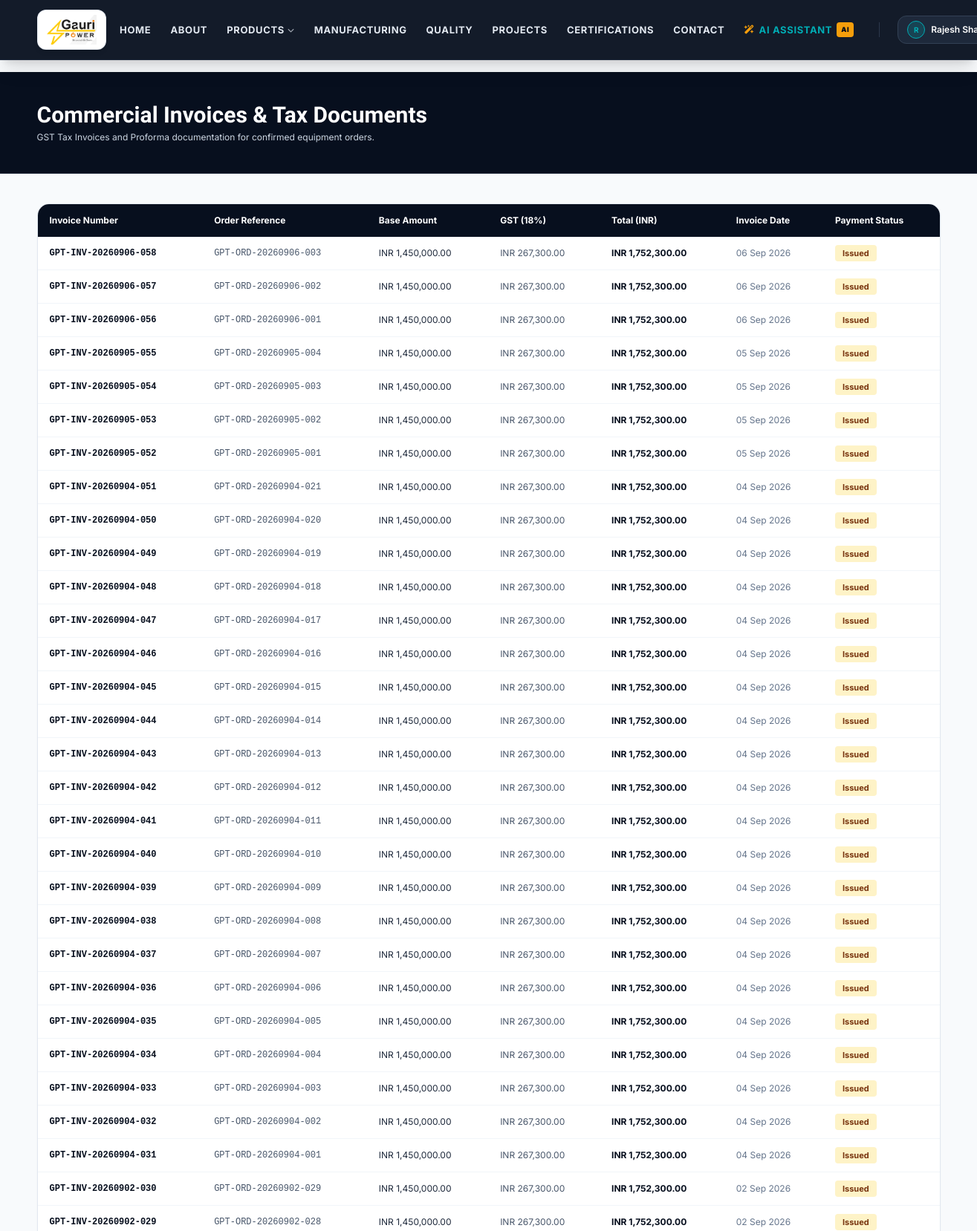
The page /my-invoices (signed in, upper part) on the database its author committed.
### models.py (models this page shows, shortened)
class User(UserMixin, db.Model):
    __tablename__ = 'users'
    id = db.Column(db.Integer, primary_key=True)
    name = db.Column(db.String(150), nullable=False)
    email = db.Column(db.String(150), unique=True, nullable=False, index=True)
    phone = db.Column(db.String(30), nullable=False)
    password_hash = db.Column(db.String(255), nullable=False)
    role = db.Column(db.String(30), nullable=False, default='end_customer') # 'dealer', 'end_customer', 'sales_staff', 'admin'
    is_active = db.Column(db.Boolean, default=True)
    created_at = db.Column(db.DateTime, default=lambda: datetime.now(timezone.utc))
    updated_at = db.Column(db.DateTime, default=lambda: datetime.now(timezone.utc), onupdate=lambda: datetime.now(timezone.utc))
    dealer_profile = db.relationship('DealerProfile', backref='user', uselist=False, cascade='all, delete-orphan')
    customer_profile = db.relationship('CustomerProfile', backref='user', uselist=False, cascade='all, delete-orphan')
    quotation_requests = db.relationship('QuotationRequest', backref='user', lazy='dynamic', cascade='all, delete-orphan')
    quotations = db.relationship('Quotation', backref='user', lazy='dynamic')
    orders = db.relationship('Order', backref='user', lazy='dynamic')
    invoices = db.relationship('Invoice', backref='user', lazy='dynamic')
    notifications = db.relationship('Notification', backref='user', lazy='dynamic', cascade='all, delete-orphan')
    @property
    def is_dealer(self):
        return self.role == 'dealer'
    @property
    def is_staff(self):
        return self.role in ('sales_staff', 'admin')

class Invoice(db.Model):
    __tablename__ = 'invoices'
    id = db.Column(db.Integer, primary_key=True)
    invoice_number = db.Column(db.String(50), unique=True, nullable=False, index=True)
    order_id = db.Column(db.Integer, db.ForeignKey('orders.id'), nullable=False)
    user_id = db.Column(db.Integer, db.ForeignKey('users.id'), nullable=False)
    invoice_date = db.Column(db.Date, nullable=False)
    due_date = db.Column(db.Date, nullable=False)
    taxable_amount = db.Column(db.Float, nullable=False)
    tax_amount = db.Column(db.Float, nullable=False)
    total_amount = db.Column(db.Float, nullable=False)
    pdf_path = db.Column(db.String(255), nullable=True)
    status = db.Column(db.String(50), default='Issued', nullable=False)
    created_at = db.Column(db.DateTime, default=lambda: datetime.now(timezone.utc))
    @property
    def payment_status(self):
        return self.status
    @property
    def amount(self):
        return self.taxable_amount

class Order(db.Model):
    __tablename__ = 'orders'
    id = db.Column(db.Integer, primary_key=True)
    order_number = db.Column(db.String(50), unique=True, nullable=False, index=True)
    quotation_id = db.Column(db.Integer, db.ForeignKey('quotations.id'), nullable=False)
    user_id = db.Column(db.Integer, db.ForeignKey('users.id'), nullable=False)
    status = db.Column(db.String(50), default='Order Confirmed', nullable=False)
    transformer_model = db.Column(db.String(200), nullable=False)
    capacity = db.Column(db.String(100), nullable=False)
    total_amount = db.Column(db.Float, nullable=False)
    dispatch_location = db.Column(db.String(255), default='Ropar Manufacturing Works')
    carrier_details = db.Column(db.String(200), nullable=True)
    tracking_reference = db.Column(db.String(100), nullable=True)
    estimated_delivery = db.Column(db.String(100), nullable=True)
    created_at = db.Column(db.DateTime, default=lambda: datetime.now(timezone.utc))
    updated_at = db.Column(db.DateTime, default=lambda: datetime.now(timezone.utc), onupdate=lambda: datetime.now(timezone.utc))
    invoices = db.relationship('Invoice', backref='order', lazy='dynamic')
    @property
    def equipment_model(self):
        return self.transformer_model
    @property
    def production_stage(self):
        return self.status
    @property
    def po_number(self):
        return self.tracking_reference or 'PO-CONFIRMED'

### routes_portal.py (the view)
@portal_bp.route('/my-invoices')
@login_required
def my_invoices():
    invoices = Invoice.query.filter_by(user_id=current_user.id).order_by(Invoice.created_at.desc()).all()
    return render_template('portal/invoices.html', invoices=invoices)

### templates/portal/invoices.html (shortened to what this page needs)
{% extends 'base.html' %}
{% block content %}
<div class="bg-industrial-900 text-white py-10 border-b border-slate-800">
    <div class="max-w-7xl mx-auto px-4 sm:px-6 lg:px-8">
        <h1 class="font-heading text-3xl font-extrabold text-white">Commercial Invoices & Tax Documents</h1>
        <p class="text-slate-300 text-xs mt-1">GST Tax Invoices and Proforma documentation for confirmed equipment orders.</p>
    </div>
</div>
<div class="py-10 bg-slate-50 min-h-[80vh]">
    <div class="max-w-7xl mx-auto px-4 sm:px-6 lg:px-8">
        {% if invoices %}
        <div class="bg-white rounded-2xl border border-slate-200 shadow-sm overflow-hidden">
            <div class="overflow-x-auto">
                <table class="w-full text-left text-xs border-collapse">
                    <thead>
                        <tr class="bg-industrial-900 text-white">
                            <th class="py-3.5 px-4 font-bold">Invoice Number</th>
                            <th class="py-3.5 px-4 font-bold">Order Reference</th>
                            <th class="py-3.5 px-4 font-bold">Base Amount</th>
                            <th class="py-3.5 px-4 font-bold">GST (18%)</th>
                            <th class="py-3.5 px-4 font-bold">Total (INR)</th>
                            <th class="py-3.5 px-4 font-bold">Invoice Date</th>
                            <th class="py-3.5 px-4 font-bold">Payment Status</th>
                        </tr>
                    </thead>
                    <tbody class="divide-y divide-slate-100">
                        {% for inv in invoices %}
                        <tr class="hover:bg-slate-50 transition-colors">
                            <td class="py-3.5 px-4 font-mono font-bold text-industrial-900">{{ inv.invoice_number }}</td>
                            <td class="py-3.5 px-4 font-mono text-slate-600">{{ inv.order.order_number }}</td>
                            <td class="py-3.5 px-4 text-slate-800">INR {{ "{:,.2f}".format(inv.amount) }}</td>
                            <td class="py-3.5 px-4 text-slate-600">INR {{ "{:,.2f}".format(inv.tax_amount) }}</td>
                            <td class="py-3.5 px-4 font-bold text-industrial-900">INR {{ "{:,.2f}".format(inv.total_amount) }}</td>
                            <td class="py-3.5 px-4 text-slate-500">{{ inv.created_at.strftime('%d %b %Y') }}</td>
                            <td class="py-3.5 px-4">
                                <span class="px-2.5 py-1 rounded text-[11px] font-bold {% if inv.payment_status == 'Paid' %}bg-emerald-100 text-emerald-800{% else %}bg-amber-100 text-amber-900{% endif %}">
                                    {{ inv.payment_status }}
                                </span>
                            </td>
                        </tr>
                        {% endfor %}
                    </tbody>
                </table>
            </div>
        </div>
        {% endif %}
    </div>
</div>
{% endblock %}

### templates/base.html (shortened to what this page needs)
<!DOCTYPE html>
<html lang="en" class="scroll-smooth">
<head>
    <script src="https://cdn.tailwindcss.com"></script>
    <link rel="stylesheet" href="https://cdnjs.cloudflare.com/ajax/libs/font-awesome/6.5.1/css/all.min.css">
</head>
<body class="bg-industrial-50 text-slate-800 font-sans min-h-screen flex flex-col antialiased selection:bg-electric-cyan selection:text-white">
    <header class="sticky top-0 z-50 bg-industrial-900/95 backdrop-blur-md border-b border-slate-800 shadow-xl">
        <div class="max-w-7xl mx-auto px-4 sm:px-6 lg:px-8">
            <div class="flex items-center justify-between h-20 gap-2">
                <a href="{{ url_for('public.home') }}" class="flex items-center space-x-3 group flex-shrink-0">
                    <div class="bg-white px-3 py-1.5 rounded-xl shadow-md border border-slate-200/80 flex items-center justify-center transition-all duration-300 group-hover:shadow-lg group-hover:scale-[1.02]">
                        <img src="{{ url_for('static', filename='images/logo.png') }}" alt="Gauri Power" class="h-10 w-auto object-contain">
                    </div>
                </a>
                <div class="hidden lg:flex items-center space-x-4 xl:space-x-6 flex-shrink-0">
                    {% set current_ep = request.endpoint %}
                    <nav class="flex items-center space-x-1 xl:space-x-1.5">
                        <a href="{{ url_for('public.home') }}" class="px-2.5 py-1.5 text-xs xl:text-[13px] font-bold uppercase tracking-wider rounded-lg transition-all whitespace-nowrap {% if current_ep == 'public.home' %}bg-electric-cyan text-industrial-950 shadow-md ring-1 ring-cyan-300 font-black flex items-center{% else %}text-slate-200 hover:text-white hover:bg-slate-800{% endif %}">
                            {% if current_ep == 'public.home' %}<span class="w-1.5 h-1.5 rounded-full bg-industrial-950 mr-1.5 inline-block"></span>{% endif %}Home
                        </a>
                        <a href="{{ url_for('public.about') }}" class="px-2.5 py-1.5 text-xs xl:text-[13px] font-bold uppercase tracking-wider rounded-lg transition-all whitespace-nowrap {% if current_ep == 'public.about' %}bg-electric-cyan text-industrial-950 shadow-md ring-1 ring-cyan-300 font-black flex items-center{% else %}text-slate-200 hover:text-white hover:bg-slate-800{% endif %}">
                            {% if current_ep == 'public.about' %}<span class="w-1.5 h-1.5 rounded-full bg-industrial-950 mr-1.5 inline-block"></span>{% endif %}About
                        </a>
                        <div class="relative group">
                            <a href="{{ url_for('public.products') }}" class="px-2.5 py-1.5 text-xs xl:text-[13px] font-bold uppercase tracking-wider rounded-lg transition-all whitespace-nowrap flex items-center {% if current_ep in ['public.products', 'public.product_detail'] %}bg-electric-cyan text-industrial-950 shadow-md ring-1 ring-cyan-300 font-black{% else %}text-slate-200 hover:text-white hover:bg-slate-800{% endif %}">
                                {% if current_ep in ['public.products', 'public.product_detail'] %}<span class="w-1.5 h-1.5 rounded-full bg-industrial-950 mr-1.5 inline-block"></span>{% endif %}Products
                                <i class="fa-solid fa-chevron-down ml-1 text-[9px] opacity-70"></i>
                            </a>
                        </div>
                        <a href="{{ url_for('public.manufacturing') }}" class="px-2.5 py-1.5 text-xs xl:text-[13px] font-bold uppercase tracking-wider rounded-lg transition-all whitespace-nowrap {% if current_ep == 'public.manufacturing' %}bg-electric-cyan text-industrial-950 shadow-md ring-1 ring-cyan-300 font-black flex items-center{% else %}text-slate-200 hover:text-white hover:bg-slate-800{% endif %}">
                            {% if current_ep == 'public.manufacturing' %}<span class="w-1.5 h-1.5 rounded-full bg-industrial-950 mr-1.5 inline-block"></span>{% endif %}Manufacturing
                        </a>
                        <a href="{{ url_for('public.quality') }}" class="px-2.5 py-1.5 text-xs xl:text-[13px] font-bold uppercase tracking-wider rounded-lg transition-all whitespace-nowrap {% if current_ep == 'public.quality' %}bg-electric-cyan text-industrial-950 shadow-md ring-1 ring-cyan-300 font-black flex items-center{% else %}text-slate-200 hover:text-white hover:bg-slate-800{% endif %}">
                            {% if current_ep == 'public.quality' %}<span class="w-1.5 h-1.5 rounded-full bg-industrial-950 mr-1.5 inline-block"></span>{% endif %}Quality
                        </a>
                        <a href="{{ url_for('public.projects') }}" class="px-2.5 py-1.5 text-xs xl:text-[13px] font-bold uppercase tracking-wider rounded-lg transition-all whitespace-nowrap {% if current_ep == 'public.projects' %}bg-electric-cyan text-industrial-950 shadow-md ring-1 ring-cyan-300 font-black flex items-center{% else %}text-slate-200 hover:text-white hover:bg-slate-800{% endif %}">
                            {% if current_ep == 'public.projects' %}<span class="w-1.5 h-1.5 rounded-full bg-industrial-950 mr-1.5 inline-block"></span>{% endif %}Projects
                        </a>
                        <a href="{{ url_for('public.certifications') }}" class="px-2.5 py-1.5 text-xs xl:text-[13px] font-bold uppercase tracking-wider rounded-lg transition-all whitespace-nowrap {% if current_ep == 'public.certifications' %}bg-electric-cyan text-industrial-950 shadow-md ring-1 ring-cyan-300 font-black flex items-center{% else %}text-slate-200 hover:text-white hover:bg-slate-800{% endif %}">
                            {% if current_ep == 'public.certifications' %}<span class="w-1.5 h-1.5 rounded-full bg-industrial-950 mr-1.5 inline-block"></span>{% endif %}Certifications
                        </a>
                        <a href="{{ url_for('public.contact') }}" class="px-2.5 py-1.5 text-xs xl:text-[13px] font-bold uppercase tracking-wider rounded-lg transition-all whitespace-nowrap {% if current_ep == 'public.contact' %}bg-electric-cyan text-industrial-950 shadow-md ring-1 ring-cyan-300 font-black flex items-center{% else %}text-slate-200 hover:text-white hover:bg-slate-800{% endif %}">
                            {% if current_ep == 'public.contact' %}<span class="w-1.5 h-1.5 rounded-full bg-industrial-950 mr-1.5 inline-block"></span>{% endif %}Contact
                        </a>
                        <a href="{{ url_for('public.ai_assistant') }}" class="px-2.5 py-1.5 text-xs xl:text-[13px] font-bold uppercase tracking-wider rounded-lg transition-all whitespace-nowrap flex items-center {% if current_ep == 'public.ai_assistant' %}bg-power-amber text-industrial-950 shadow-md ring-1 ring-amber-300 font-black{% else %}text-electric-cyan hover:text-white hover:bg-slate-800{% endif %}">
                            <i class="fa-solid fa-wand-magic-sparkles mr-1.5 {% if current_ep == 'public.ai_assistant' %}text-industrial-950{% else %}text-power-amber animate-pulse{% endif %} text-xs"></i>
                            <span>AI Assistant</span>
                            <span class="ml-1.5 px-1.5 py-0.5 {% if current_ep == 'public.ai_assistant' %}bg-industrial-950 text-power-amber{% else %}bg-power-amber text-industrial-950{% endif %} text-[9px] font-black rounded uppercase">AI</span>
                        </a>
                    </nav>
                    <div class="flex items-center space-x-2">
                        {% if current_user.is_authenticated %}
                            <div class="relative group" id="userMenuContainer">
                                <button class="flex items-center space-x-2 bg-slate-800 hover:bg-slate-700 text-white px-3 py-1.5 rounded-xl text-xs font-semibold border border-slate-700 transition-colors">
                                    <div class="w-6 h-6 rounded-full bg-electric-cyan/20 border border-electric-cyan flex items-center justify-center text-electric-cyan text-[10px] font-bold">
                                        {{ current_user.name[:1] | upper }}
                                    </div>
                                    <span class="max-w-[100px] truncate">{{ current_user.name }}</span>
                                </button>
                            </div>
                        {% endif %}
                    </div>
                </div>
            </div>
        </div>
        {% set current_ep = request.endpoint %}
    </header>
    <main class="flex-grow">
        {% block content %}{% endblock %}
    </main>
</body>
</html>

### templates/base.html (style rules this page uses)
.font-heading { font-family: 'Cabinet Grotesk', sans-serif; }

### rows shown on the page
User: name "R", name "Rajesh…"
Invoice: invoice_number "GPT-INV-20260906-058", order.order_number "GPT-ORD-20260906-003", amount "1,450,000.00", tax_amount "267,300.00", total_amount "1,752,300.00", created_at "06 Sep 2026", payment_status "Issued"
Invoice: invoice_number "GPT-INV-20260906-057", order.order_number "GPT-ORD-20260906-002", amount "1,450,000.00", tax_amount "267,300.00", total_amount "1,752,300.00", created_at "06 Sep 2026", payment_status "Issued"
Invoice: invoice_number "GPT-INV-20260906-056", order.order_number "GPT-ORD-20260906-001", amount "1,450,000.00", tax_amount "267,300.00", total_amount "1,752,300.00", created_at "06 Sep 2026", payment_status "Issued"
Invoice: invoice_number "GPT-INV-20260905-055", order.order_number "GPT-ORD-20260905-004", amount "1,450,000.00", tax_amount "267,300.00", total_amount "1,752,300.00", created_at "05 Sep 2026", payment_status "Issued"
Invoice: invoice_number "GPT-INV-20260905-054", order.order_number "GPT-ORD-20260905-003", amount "1,450,000.00", tax_amount "267,300.00", total_amount "1,752,300.00", created_at "05 Sep 2026", payment_status "Issued"
Invoice: invoice_number "GPT-INV-20260905-053", order.order_number "GPT-ORD-20260905-002", amount "1,450,000.00", tax_amount "267,300.00", total_amount "1,752,300.00", created_at "05 Sep 2026", payment_status "Issued"
Invoice: invoice_number "GPT-INV-20260905-052", order.order_number "GPT-ORD-20260905-001", amount "1,450,000.00", tax_amount "267,300.00", total_amount "1,752,300.00", created_at "05 Sep 2026", payment_status "Issued"
Invoice: invoice_number "GPT-INV-20260904-051", order.order_number "GPT-ORD-20260904-021", amount "1,450,000.00", tax_amount "267,300.00", total_amount "1,752,300.00", created_at "04 Sep 2026", payment_status "Issued"
Invoice: invoice_number "GPT-INV-20260904-050", order.order_number "GPT-ORD-20260904-020", amount "1,450,000.00", tax_amount "267,300.00", total_amount "1,752,300.00", created_at "04 Sep 2026", payment_status "Issued"
Invoice: invoice_number "GPT-INV-20260904-049", order.order_number "GPT-ORD-20260904-019", amount "1,450,000.00", tax_amount "267,300.00", total_amount "1,752,300.00", created_at "04 Sep 2026", payment_status "Issued"
Invoice: invoice_number "GPT-INV-20260904-048", order.order_number "GPT-ORD-20260904-018", amount "1,450,000.00", tax_amount "267,300.00", total_amount "1,752,300.00", created_at "04 Sep 2026", payment_status "Issued"
Invoice: invoice_number "GPT-INV-20260904-047", order.order_number "GPT-ORD-20260904-017", amount "1,450,000.00", tax_amount "267,300.00", total_amount "1,752,300.00", created_at "04 Sep 2026", payment_status "Issued"
Invoice: invoice_number "GPT-INV-20260904-046", order.order_number "GPT-ORD-20260904-016", amount "1,450,000.00", tax_amount "267,300.00", total_amount "1,752,300.00", created_at "04 Sep 2026", payment_status "Issued"
Invoice: invoice_number "GPT-INV-20260904-045", order.order_number "GPT-ORD-20260904-015", amount "1,450,000.00", tax_amount "267,300.00", total_amount "1,752,300.00", created_at "04 Sep 2026", payment_status "Issued"
Invoice: invoice_number "GPT-INV-20260904-044", order.order_number "GPT-ORD-20260904-014", amount "1,450,000.00", tax_amount "267,300.00", total_amount "1,752,300.00", created_at "04 Sep 2026", payment_status "Issued"
Invoice: invoice_number "GPT-INV-20260904-043", order.order_number "GPT-ORD-20260904-013", amount "1,450,000.00", tax_amount "267,300.00", total_amount "1,752,300.00", created_at "04 Sep 2026", payment_status "Issued"
Invoice: invoice_number "GPT-INV-20260904-042", order.order_number "GPT-ORD-20260904-012", amount "1,450,000.00", tax_amount "267,300.00", total_amount "1,752,300.00", created_at "04 Sep 2026", payment_status "Issued"
Invoice: invoice_number "GPT-INV-20260904-041", order.order_number "GPT-ORD-20260904-011", amount "1,450,000.00", tax_amount "267,300.00", total_amount "1,752,300.00", created_at "04 Sep 2026", payment_status "Issued"
Invoice: invoice_number "GPT-INV-20260904-040", order.order_number "GPT-ORD-20260904-010", amount "1,450,000.00", tax_amount "267,300.00", total_amount "1,752,300.00", created_at "04 Sep 2026", payment_status "Issued"
Invoice: invoice_number "GPT-INV-20260904-039", order.order_number "GPT-ORD-20260904-009", amount "1,450,000.00", tax_amount "267,300.00", total_amount "1,752,300.00", created_at "04 Sep 2026", payment_status "Issued"
Invoice: invoice_number "GPT-INV-20260904-038", order.order_number "GPT-ORD-20260904-008", amount "1,450,000.00", tax_amount "267,300.00", total_amount "1,752,300.00", created_at "04 Sep 2026", payment_status "Issued"
Invoice: invoice_number "GPT-INV-20260904-037", order.order_number "GPT-ORD-20260904-007", amount "1,450,000.00", tax_amount "267,300.00", total_amount "1,752,300.00", created_at "04 Sep 2026", payment_status "Issued"
Invoice: invoice_number "GPT-INV-20260904-036", order.order_number "GPT-ORD-20260904-006", amount "1,450,000.00", tax_amount "267,300.00", total_amount "1,752,300.00", created_at "04 Sep 2026", payment_status "Issued"
Invoice: invoice_number "GPT-INV-20260904-035", order.order_number "GPT-ORD-20260904-005", amount "1,450,000.00", tax_amount "267,300.00", total_amount "1,752,300.00", created_at "04 Sep 2026", payment_status "Issued"
Invoice: invoice_number "GPT-INV-20260904-034", order.order_number "GPT-ORD-20260904-004", amount "1,450,000.00", tax_amount "267,300.00", total_amount "1,752,300.00", created_at "04 Sep 2026", payment_status "Issued"
Invoice: invoice_number "GPT-INV-20260904-033", order.order_number "GPT-ORD-20260904-003", amount "1,450,000.00", tax_amount "267,300.00", total_amount "1,752,300.00", created_at "04 Sep 2026", payment_status "Issued"
Invoice: invoice_number "GPT-INV-20260904-032", order.order_number "GPT-ORD-20260904-002", amount "1,450,000.00", tax_amount "267,300.00", total_amount "1,752,300.00", created_at "04 Sep 2026", payment_status "Issued"
Invoice: invoice_number "GPT-INV-20260904-031", order.order_number "GPT-ORD-20260904-001", amount "1,450,000.00", tax_amount "267,300.00", total_amount "1,752,300.00", created_at "04 Sep 2026", payment_status "Issued"
Invoice: invoice_number "GPT-INV-20260902-030", order.order_number "GPT-ORD-20260902-029", amount "1,450,000.00", tax_amount "267,300.00", total_amount "1,752,300.00", created_at "02 Sep 2026", payment_status "Issued"
Invoice: invoice_number "GPT-INV-20260902-029", order.order_number "GPT-ORD-20260902-028", amount "1,450,000.00", tax_amount "267,300.00", total_amount "1,752,300.00", created_at "02 Sep 2026", payment_status "Issued"
